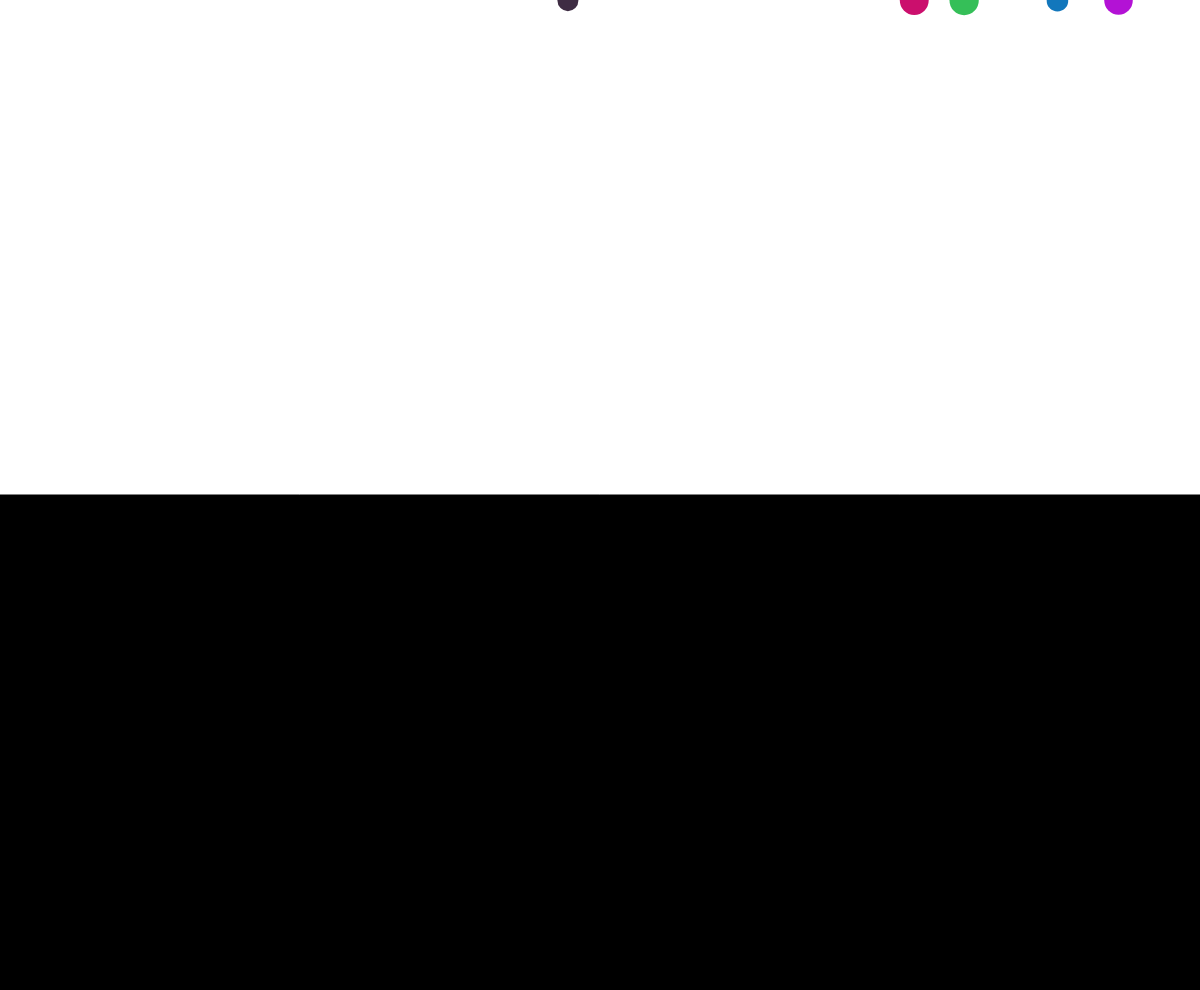
Frame 1 (no input)
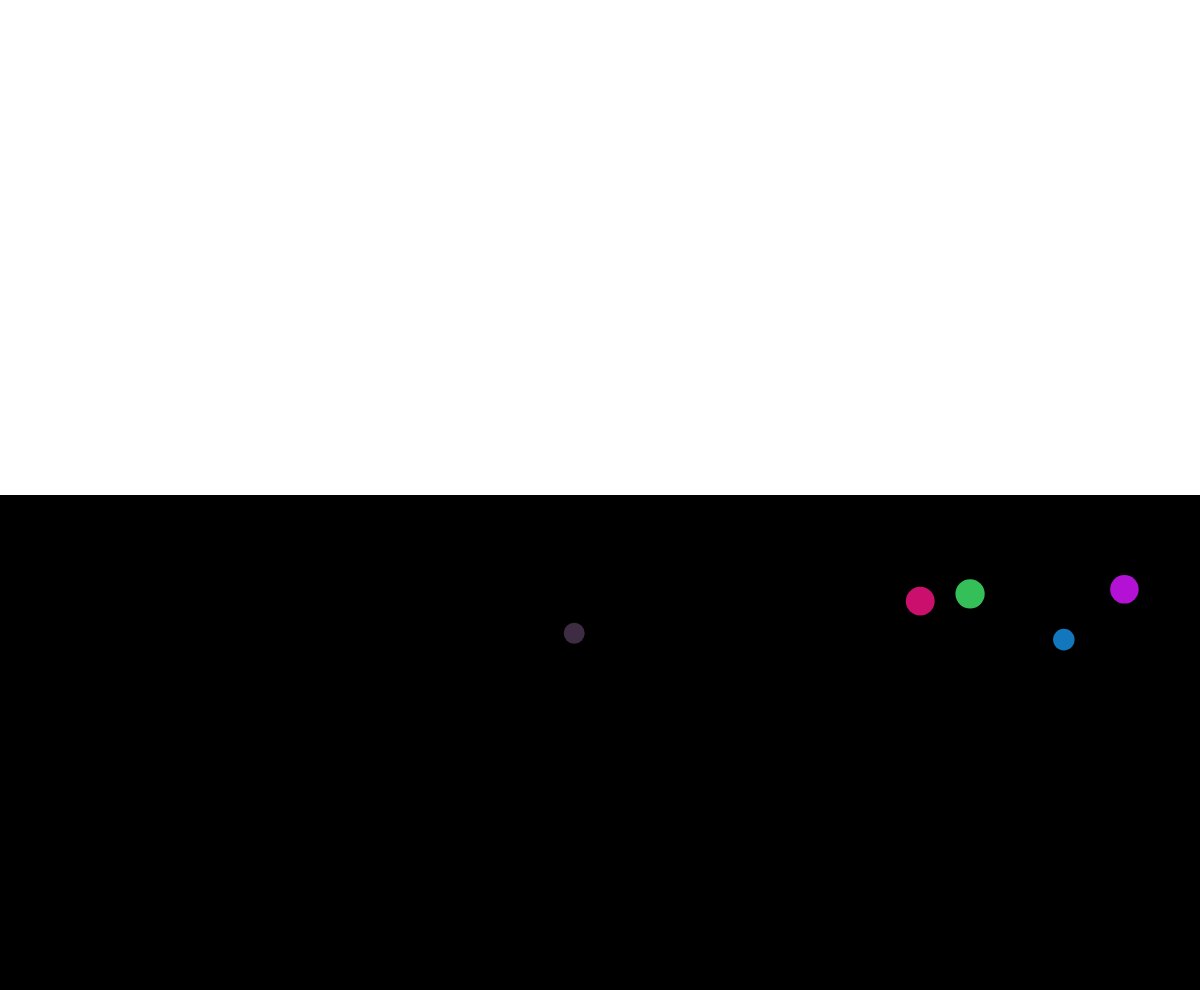
Frame 60 (no input)
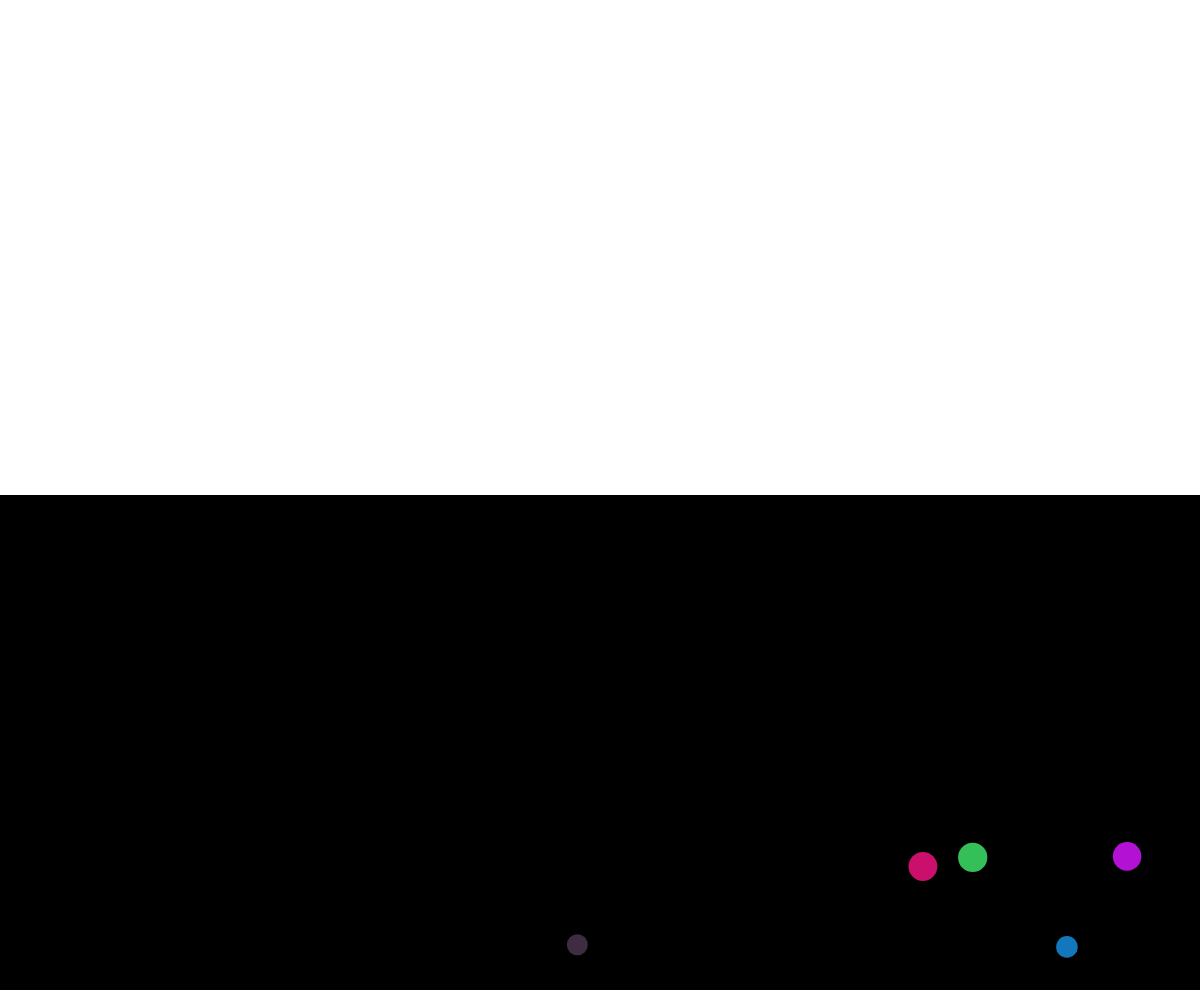
Frame 120 (the mouse pressed at the canvas centre since frame 60)

The p5.js sketch that drew these frames (run headless with seeded random() and noise() and a simulated clock; from frame 60 on, the mouse is pressed at the canvas centre):

// p5.js sketch
// ── sketch.js
let o = [];
function setup(){
	createCanvas(windowWidth,windowHeight - 10);
	for (i =0; i<=4; i++){
		let y = 0;
		let mass = random(3,7);
		let randomColor = color(random(255),random(255),random(255));
		o.push(new Mover(random(width),y,mass,randomColor));
	}
	colorMode(HSB);
}

function draw(){
	background(172);
	fill((255,255,0),100);
	rect(0, height/2, width, height);
	noFill();
	o.forEach(function(m, index, object){
		gravity = 3;
		wind = 0.03;
		gravity_vector = createVector(0,gravity);
		wind_vector = createVector(wind,0);

		let c = 1;
		let normal = 1;
		let frictionMag = c * normal;

		friction_vector = m.velocity.copy();
		friction_vector.mult(-1);
		friction_vector.normalize();
		friction_vector.mult(frictionMag);

		//Drag Formula is
		//F = -1/2 * ρ * v² * A * Cₑ * v
		// ρ = Density of Fluid object is passing through
		// v = velocity
		// A = Surface area, our case is sphere = 4*π*r²
		// Cₑ = Drag Coefficient for a sphere it is 0.47

		let l_drag = m.velocity.copy();
		let v = l_drag.magSq();
		let ρ = -0.0009;
		let A = 4 * 3.141 * m.mass * 5 ;
		let Cₑ = 0.47;

		l_drag.normalize();
		l_drag.mult(ρ);
		l_drag.mult(A);
		l_drag.mult(Cₑ);
		l_drag.mult(v);

		//m.applyForce(l_drag);

		//m.applyForce(friction_vector);

		if(m.pos.y >= (height/2)){
			m.applyForce(l_drag);
		}
		m.applyForce(gravity_vector);
		m.applyForce(wind_vector);
		
		m.update();
		m.show();
		m.checkEdges();

		if(m.pos.y > (height + 30) ){
			object.splice(index,1);
			if(o.length == 0){
				noLoop();
			}
		}
	});
}


// ── mover.js
class Mover{
	constructor(x,y,m,color){
		this.mass = m;
		this.color = color;
		this.pos = createVector(x,y);
		this.velocity = createVector(0,0);
		this.acceleration = createVector(0,0);
	}

	applyForce = function(force){
		let l_force = p5.Vector.div(force,this.mass);
		this.acceleration.add(l_force);
		this.velocity.limit(l_force);
	}
	
	applyDrag = function(){
		//Drag Formula is
		//F = -1/2 * ρ * v² * A * Cₑ * v
		// ρ = Density of Fluid object is passing through
		// v = velocity
		// A = Surface area, our case is sphere = 4*π*r²
		// Cₑ = Drag Coefficient for a sphere it is 0.47

		let l_velocity = this.velocity.copy();
		let ρ = -0.1;
		let A = 4 * 3.141 * this.mass;
		let Cₑ = 0.47

		l_velocity.mult(ρ);
		l_velocity.mult(A);
		l_velocity.mult(Cₑ);
		l_velocity.normalize();
		console.log(l_velocity);

		this.applyForce(l_velocity);

	}
	update = function(){
		this.velocity.add(this.acceleration)
		this.pos.add(this.velocity);
		this.acceleration.mult(0);
	}

	show = function(){
		
        fill(this.color,100);
		noStroke();
		ellipse(this.pos.x,this.pos.y,this.mass * 5,this.mass * 5);
	}

	checkEdges = function(){
		let newPos = this.pos;

		if(newPos.x >= width || newPos.x <= 0)
		{
			this.velocity.x = -this.velocity.x;
		}

		if(newPos.y >= (height - 1)){
			console.log(newPos.y + "==>" + height + "==>" +  this.velocity.y);
			this.velocity.y  = this.velocity.y * -1;
		}
	}
}
